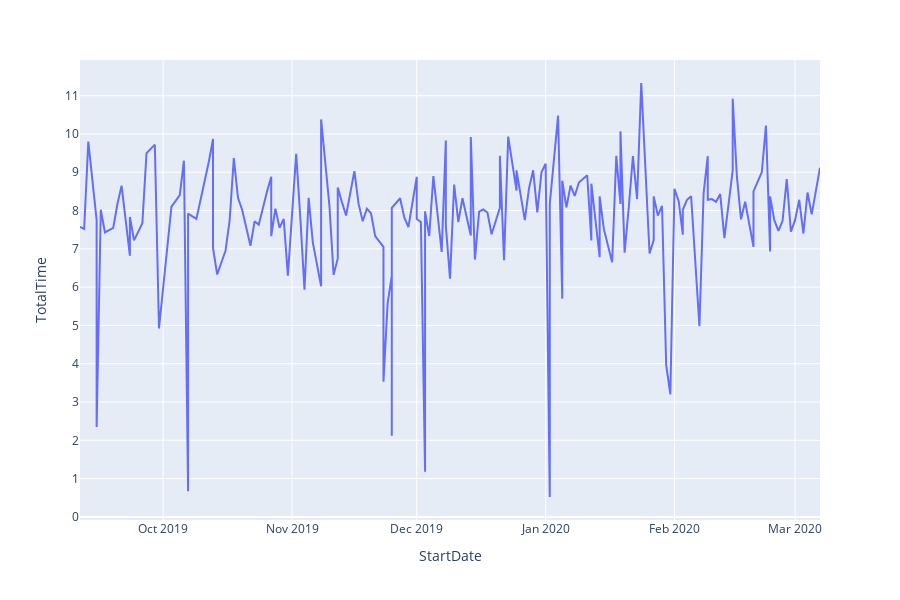

Notebook source saved alongside this figure:
### Code cell
fig = px.line(plotable_data, x='StartDate', y='TotalTime')
fig.update_layout(
    yaxis = dict(
        tickmode = 'linear',
        tick0 = 0,
        dtick = 1
    )
)

fig.show()

### Figure 1 — Plotly figure (JSON) as saved in the notebook; plotly's stock layout.template omitted (floating-point values rounded to 4 significant figures; data arrays with more than 128 entries replaced by an {"elided": "..."} marker saying what was removed)
{"data": [{"hoverlabel": {"namelength": 0}, "hovertemplate": "StartDate=%{x}<br>TotalTime=%{y}", "legendgroup": "", "line": {"color": "#636efa", "dash": "solid"}, "mode": "lines", "name": "", "showlegend": false, "type": "scatter", "x": {"elided": "173 str values"}, "xaxis": "x", "y": {"elided": "173 float values"}, "yaxis": "y"}], "layout": {"height": 600, "legend": {"tracegroupgap": 0}, "margin": {"t": 60}, "xaxis": {"anchor": "y", "domain": [0, 1], "title": {"text": "StartDate"}}, "yaxis": {"anchor": "x", "domain": [0, 1], "dtick": 1, "tick0": 0, "tickmode": "linear", "title": {"text": "TotalTime"}}}}
